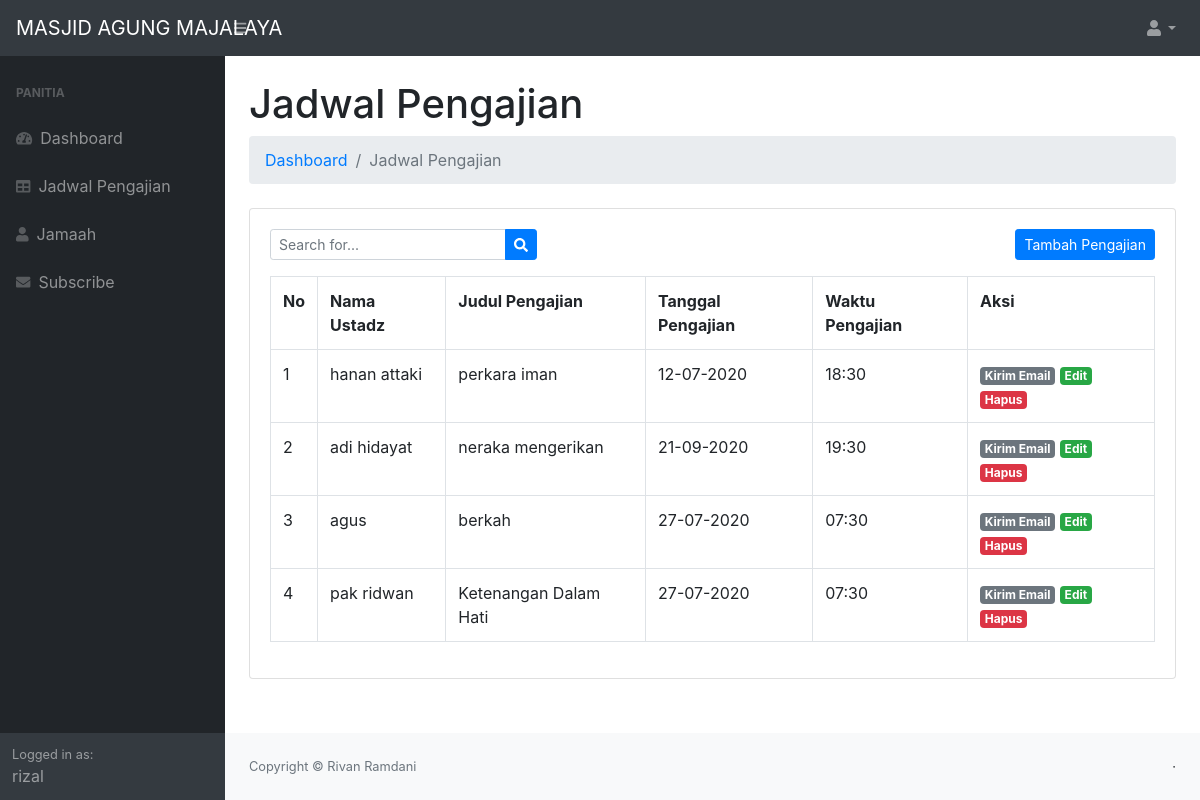
Screenshot of /panitia/jadwal-pengajian/index.php (signed in) with the database file from the repository.
### tables this page shows
CREATE TABLE `pengajian` (
  `id_pengajian` int(11) NOT NULL,
  `nama_ustadz` varchar(128) NOT NULL,
  `judul_pengajian` varchar(256) NOT NULL,
  `tanggal_pengajian` date NOT NULL,
  `jam` varchar(10) NOT NULL
);

### panitia/jadwal-pengajian/index.php (the view, shortened to what this page needs)
<?php
    require '../../function/koneksi.php';
	require '../../templates/header.php';
	require '../../templates/sidebar.php';
 ?>
    <div id="layoutSidenav_content">
        <main>
            <div class="container-fluid">
                <h1 class="mt-4">Jadwal Pengajian</h1>
                <ol class="breadcrumb mb-4">
                    <li class="breadcrumb-item"><a href="<?php echo base_url; ?>panitia/dashboard.php">Dashboard</a></li>
                    <li class="breadcrumb-item active">Jadwal Pengajian</li>
                </ol>
                <div class="card mb-4">
                    <div class="card-body">
                        <div class="mb-3">
                            <form class="d-none d-md-inline-block form-inline ml-auto mr-0 mr-md-3 my-2 my-md-0" method="get">
                                <div class="input-group">
                                    <input class="form-control form-control-sm" type="text" name="cari" placeholder="Search for..." aria-label="Search" aria-describedby="basic-addon2" />
                                    <div class="input-group-append">
                                        <button class="btn btn-primary btn-sm" type="submit"><i class="fas fa-search"></i></button>
                                    </div>
                                </div>
                            </form>
                            <a href="tambah.php" class="btn btn-primary btn-sm float-right">Tambah Pengajian</a>
                        </div>
                        <table class="table table-bordered" border="1" cellpadding="2">
                            <tr>
                                <th>No</th>
                                <th>Nama Ustadz</th>
                                <th>Judul Pengajian</th>
                                <th>Tanggal Pengajian</th>
                                <th>Waktu Pengajian</th>
                                <th>Aksi</th>
                            </tr>
                            <?php
                                if(isset($_GET['cari'])){
                                    $sql = "SELECT * FROM pengajian WHERE nama_ustadz LIKE '%%$_GET[cari]%%' OR judul_pengajian LIKE '%%$_GET[cari]%%'";
                                }else{
                                    $sql = "SELECT * FROM pengajian";
                                }
                                $query = mysqli_query($koneksi, $sql);
                             ?>
                             <?php $no=1; while($row = mysqli_fetch_assoc($query)) : ?>
                                <tr>
                                    <td><?php echo $no; ?></td>
                                    <td><?php echo $row['nama_ustadz']; ?></td>
                                    <td><?php echo $row['judul_pengajian']; ?></td>
                                    <td><?php echo date('d-m-Y', strtotime($row['tanggal_pengajian'])); ?></td>
                                    <td><?php echo $row['jam']; ?></td>
                                    <td>
                                        <a href="email.php?id=<?= $row['id_pengajian']; ?>" class="badge badge-secondary">Kirim Email</a>
                                        <a href="edit.php?id=<?= $row['id_pengajian']; ?>" class="badge badge-success">Edit</a>
                                        <a onclick="return confirm('Apa anda yakin?')" href="hapus.php?id=<?= $row['id_pengajian']; ?>" class="badge badge-danger">Hapus</a>
                                    </td>
                                </tr>
                            <?php $no++; endwhile; ?>
                        </table>
                    </div>
                </div>
            </div>
        </main>
        <footer class="py-4 bg-light mt-auto">
            <div class="container-fluid">
                <div class="d-flex align-items-center justify-content-between small">
                    <div class="text-muted">Copyright &copy; Rivan Ramdani</div>
                    <div>
                        &middot;
                    </div>
                </div>
            </div>
        </footer>
    </div>
</div>
<?php require '../../templates/footer.php'; ?>

### rows the page displays
pengajian: nama_ustadz "hanan attaki", judul_pengajian "perkara iman", tanggal_pengajian "12-07-2020", jam "18:30"
pengajian: nama_ustadz "adi hidayat", judul_pengajian "neraka mengerikan", tanggal_pengajian "21-09-2020", jam "19:30"
pengajian: nama_ustadz "agus", judul_pengajian "berkah", tanggal_pengajian "27-07-2020", jam "07:30"
pengajian: nama_ustadz "pak ridwan", judul_pengajian "Ketenangan Dalam Hati", tanggal_pengajian "27-07-2020", jam "07:30"

### other values shown
$_SESSION['user']['nama'] "rizal"
